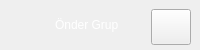
     <widget class="QFrame" name="top_frame">
      <property name="minimumSize">
       <size>
        <width>0</width>
        <height>50</height>
       </size>
      </property>
      <property name="maximumSize">
       <size>
        <width>16777215</width>
        <height>50</height>
       </size>
      </property>
      <property name="frameShape">
       <enum>QFrame::NoFrame</enum>
      </property>
      <property name="frameShadow">
       <enum>QFrame::Raised</enum>
      </property>
      <layout class="QHBoxLayout" name="horizontalLayout">
       <property name="leftMargin">
        <number>0</number>
       </property>
       <property name="topMargin">
        <number>0</number>
       </property>
       <property name="rightMargin">
        <number>0</number>
       </property>
       <property name="bottomMargin">
        <number>0</number>
       </property>
       <item alignment="Qt::AlignLeft">
        <widget class="QFrame" name="frame">
         <property name="frameShape">
          <enum>QFrame::NoFrame</enum>
         </property>
         <property name="frameShadow">
          <enum>QFrame::Raised</enum>
         </property>
         <layout class="QHBoxLayout" name="horizontalLayout_2">
          <property name="topMargin">
           <number>0</number>
          </property>
          <property name="bottomMargin">
           <number>0</number>
          </property>
          <item>
           <widget class="QPushButton" name="logo_btn">
            <property name="minimumSize">
             <size>
              <width>40</width>
              <height>40</height>
             </size>
            </property>
            <property name="styleSheet">
             <string notr="true">image: url(:/images/resources/onder.png);
border: 0px;</string>
            </property>
            <property name="text">
             <string/>
            </property>
           </widget>
          </item>
          <item>
           <widget class="QLabel" name="label">
            <property name="styleSheet">
             <string notr="true">QLabel{
color: white;
font: 20pt &quot;Wix Madefor Display&quot;;
}</string>
            </property>
            <property name="text">
             <string>Önder Grup</string>
            </property>
           </widget>
          </item>
         </layout>
        </widget>
       </item>
       <item alignment="Qt::AlignRight">
        <widget class="QFrame" name="frame_2">
         <property name="frameShape">
          <enum>QFrame::NoFrame</enum>
         </property>
         <property name="frameShadow">
          <enum>QFrame::Raised</enum>
         </property>
         <layout class="QHBoxLayout" name="horizontalLayout_3">
          <item>
           <widget class="QPushButton" name="settings_btn">
            <property name="minimumSize">
             <size>
              <width>0</width>
              <height>36</height>
             </size>
            </property>
            <property name="styleSheet">
             <string notr="true">image: url(:/images/resources/settings.png);</string>
            </property>
            <property name="text">
             <string/>
            </property>
           </widget>
          </item>
         </layout>
        </widget>
       </item>
      </layout>
     </widget>
